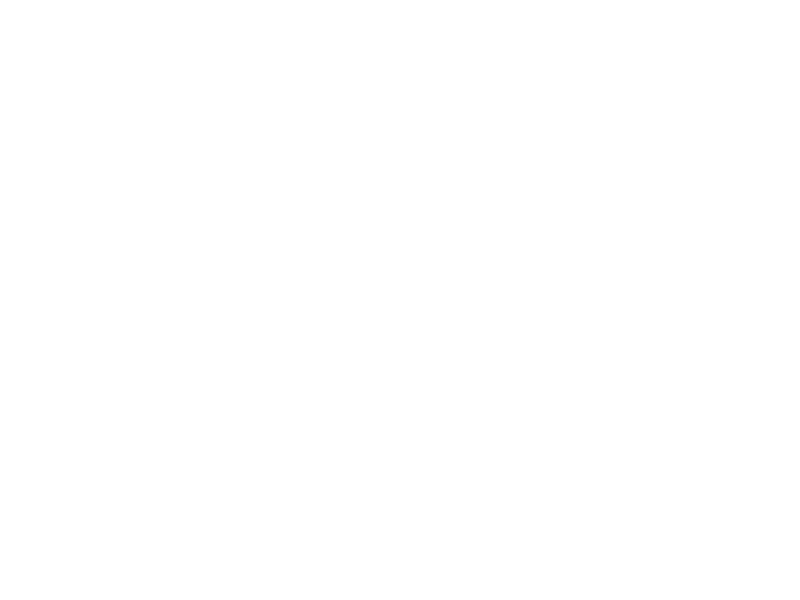
Frame 1 (no input)
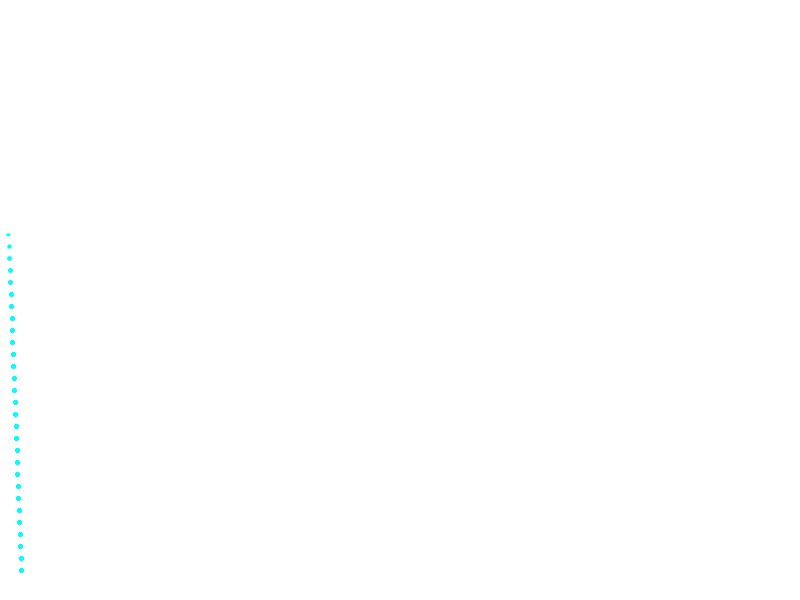
Frame 60 (the mouse pressed at the canvas centre just before this capture)
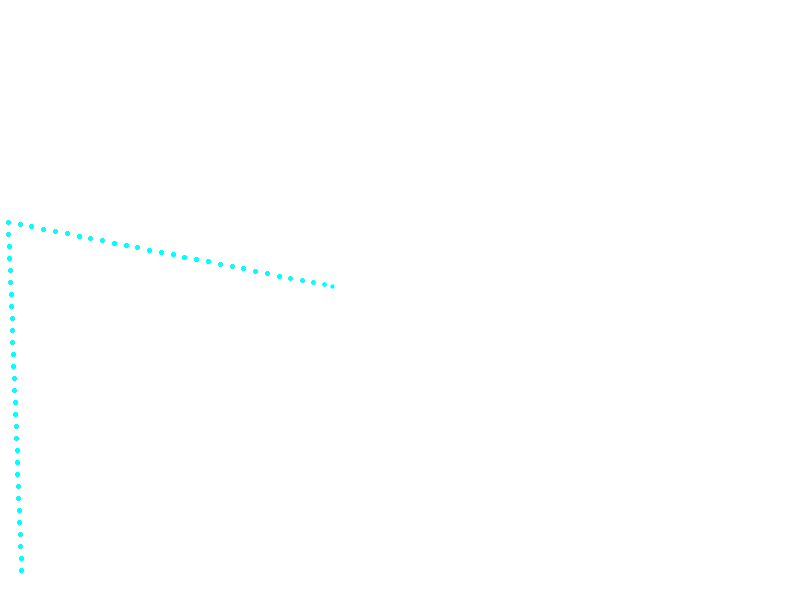
Frame 120 (the mouse held since frame 60 and released just before this capture)

The Processing sketch that drew these frames (run headless with seeded random() and noise(); from frame 60 on, the mouse is pressed at the canvas centre):

// Processing sketch: arrive_steering
// ── arrive_steering.pde
int count;
int i;
PVector target = new PVector(0,0);
Character ch;
PVector direction = new PVector(0,0);
float slowR = 200;
class Character{
  PVector position;
  PVector velocity;
  float orientation = 45;
  ArrayList<PVector> path;
  float maxSpeed;
  PVector accel = new PVector(0,0);
  float targetSpeed = 0;
  Character(PVector position, PVector velocity, float orientation, float maxSpeed){
    
    this.position = position;
    this.velocity = velocity;
    this.orientation = orientation;
    this.maxSpeed = maxSpeed;
    path = new ArrayList<PVector>();
  }
}
void setup(){
  frameRate(60);
  size(800, 600);
  strokeWeight(2);
  background(255, 255, 255);
  PVector position = new PVector(20, height-20);
  count = 0;
  PVector velocity = new PVector(2,2);
  
  ch = new Character(position, velocity, 45.0, 6);
  
  i = 0;
}

void draw(){
  clear();
  stroke(0, 255, 255);
  count++;
  fill(0, 255, 255);
  if (abs(ch.position.x - target.x) < 2 && abs(ch.position.y - target.y)<2){
    ch.velocity.x = 0;
    ch.velocity.y = 0;
    
  }
  else{
    
    ch.accel.mult(0);

    direction.x = -ch.position.x + target.x;
    direction.y = -ch.position.y + target.y;
    if (direction.mag() < slowR){
      ch.targetSpeed = ch.maxSpeed * direction.mag() / slowR;
    }
    else{
      ch.targetSpeed = ch.maxSpeed;
    }
    ch.accel.add(direction.normalize().mult(ch.targetSpeed)); 
    
    ch.velocity = ch.accel.add(ch.velocity);
    ch.velocity.limit(ch.maxSpeed);
    ch.position.add(ch.velocity);
    ch.orientation = face(ch.velocity);
  }
  
  for(int j = 0; j<ch.path.size(); j++) {
    fill(0, 255, 255);
    circle(ch.path.get(j).x, ch.path.get(j).y, 2);
   }
  translate(ch.position.x, ch.position.y);
  
  rotate(ch.orientation);
  stroke(255, 255, 255);
  fill(255, 255, 255);
  circle(0, 0, 20);
  triangle(2, -10, 2, 10, 30, 0);
  if (count%2==0 ){

    ch.path.add(new PVector(ch.position.x, ch.position.y));
  }
  
}
float face(PVector velocity) {
  return atan2(velocity.y, velocity.x);
}

 void mousePressed(){
   target = new PVector(mouseX, mouseY);
 }
 

 
